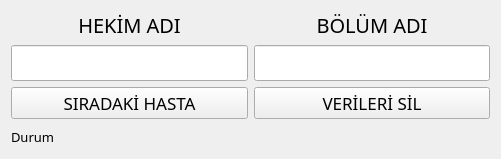
<?xml version="1.0" encoding="UTF-8"?>
<ui version="4.0">
 <class>Form</class>
 <widget class="QWidget" name="Form">
  <property name="geometry">
   <rect>
    <x>0</x>
    <y>0</y>
    <width>501</width>
    <height>159</height>
   </rect>
  </property>
  <property name="windowTitle">
   <string>Hasta Sırası Kontrol Sistemi Doktor Ekranı</string>
  </property>
  <layout class="QGridLayout" name="gridLayout">
   <item row="0" column="0">
    <layout class="QVBoxLayout" name="verticalLayout_3">
     <item>
      <layout class="QHBoxLayout" name="horizontalLayout_2">
       <item>
        <layout class="QVBoxLayout" name="verticalLayout">
         <item>
          <widget class="QLabel" name="label">
           <property name="font">
            <font>
             <family>Gill Sans MT</family>
             <pointsize>15</pointsize>
            </font>
           </property>
           <property name="text">
            <string>HEKİM ADI</string>
           </property>
           <property name="alignment">
            <set>Qt::AlignCenter</set>
           </property>
          </widget>
         </item>
         <item>
          <widget class="QLineEdit" name="docNameLineEdit">
           <property name="font">
            <font>
             <family>Gill Sans MT</family>
             <pointsize>15</pointsize>
            </font>
           </property>
           <property name="alignment">
            <set>Qt::AlignCenter</set>
           </property>
          </widget>
         </item>
        </layout>
       </item>
       <item>
        <layout class="QVBoxLayout" name="verticalLayout_2">
         <item>
          <widget class="QLabel" name="label_2">
           <property name="font">
            <font>
             <family>Gill Sans MT</family>
             <pointsize>15</pointsize>
            </font>
           </property>
           <property name="text">
            <string>BÖLÜM ADI</string>
           </property>
           <property name="alignment">
            <set>Qt::AlignCenter</set>
           </property>
          </widget>
         </item>
         <item>
          <widget class="QLineEdit" name="clinicNameLineEdit">
           <property name="font">
            <font>
             <family>Gill Sans MT</family>
             <pointsize>15</pointsize>
            </font>
           </property>
           <property name="alignment">
            <set>Qt::AlignCenter</set>
           </property>
          </widget>
         </item>
        </layout>
       </item>
      </layout>
     </item>
     <item>
      <layout class="QHBoxLayout" name="horizontalLayout">
       <item>
        <widget class="QPushButton" name="nextPatientPushButton">
         <property name="font">
          <font>
           <family>Gill Sans MT</family>
           <pointsize>13</pointsize>
          </font>
         </property>
         <property name="text">
          <string>SIRADAKİ HASTA</string>
         </property>
        </widget>
       </item>
       <item>
        <widget class="QPushButton" name="clearDataPushButton">
         <property name="font">
          <font>
           <family>Gill Sans MT</family>
           <pointsize>13</pointsize>
          </font>
         </property>
         <property name="text">
          <string>VERİLERİ SİL</string>
         </property>
        </widget>
       </item>
      </layout>
     </item>
     <item>
      <widget class="QLabel" name="statusLabel">
       <property name="font">
        <font>
         <family>Gill Sans MT</family>
         <pointsize>10</pointsize>
        </font>
       </property>
       <property name="text">
        <string>Durum</string>
       </property>
      </widget>
     </item>
    </layout>
   </item>
  </layout>
 </widget>
 <resources/>
 <connections/>
</ui>
